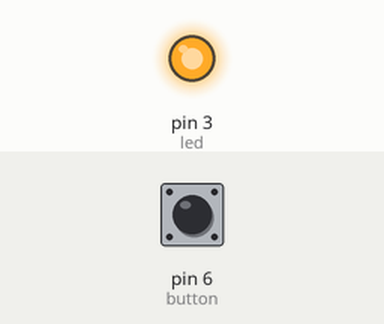
This sketch was run on a simulated Arduino Uno, built with avr-gcc and run on an emulated ATmega328P. Shown: output pins drawn as LEDs (lit = HIGH). Inputs (shaded band) come from the test bench; at power-on: pin 6 (button) HIGH.

Above: at 1.2 s.
1.3 s: pin 6 (button) pulled LOW for 0.15 s
At 1.37 s:
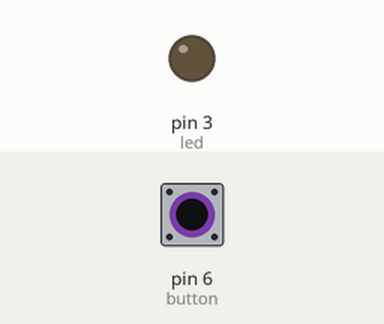
2.9 s: pin 6 (button) pulled LOW for 3.2 s
At 7.1 s:
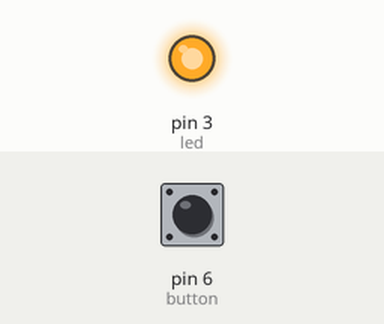
Timing chart, 0 to 8.6 s (numbered marks = the images above; inputs shaded):
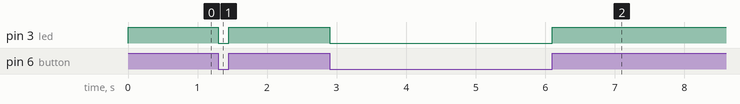

Measured:
- after the input at 1.3 s, pin 3 (led): HIGH → LOW at once, → HIGH 0.15 s later
- after the input at 2.9 s, pin 3 (led): HIGH → LOW at once, → HIGH 3.2 s later

The sketch:

Button_LED_Slvn.ino
```cpp
//설리번 프로젝트 IoT 1팀 4일차 교육자료_버튼 LED 코드 예제입니다

int led = 3;
int button = 6;

void setup() {
  pinMode(led, OUTPUT);
  pinMode(button, INPUT_PULLUP);
}

void loop() {
  if(digitalRead(button) == HIGH){
    digitalWrite(led, HIGH);
  }
  else{
    digitalWrite(led, LOW);
  }
}
```
